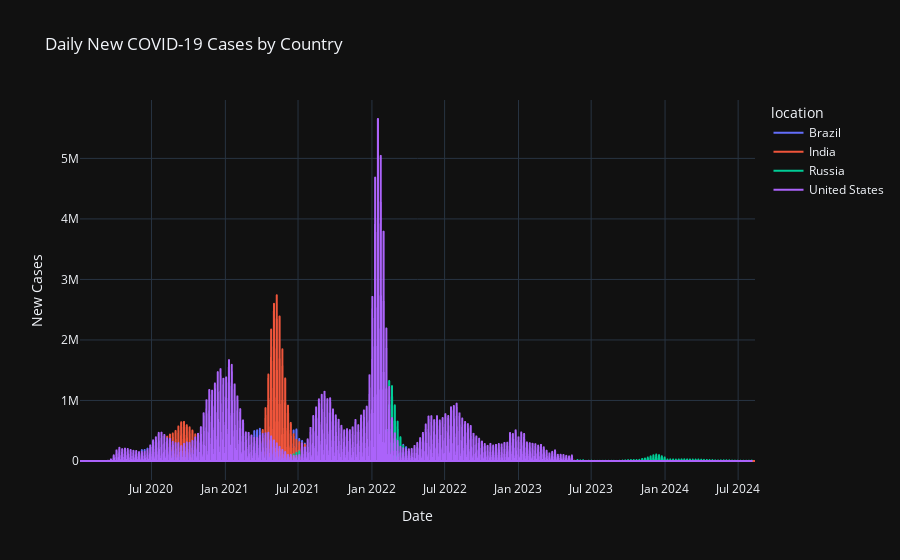

This figure's notebook cell:
### Markdown cell above
# Figure with plotly

### Code cell
fig_line = px.line(covid_df,  x="date", y="new_cases", color="location",
              title="Daily New COVID-19 Cases by Country",
              labels={"new_cases":"New Cases", "date":"Date"},
              hover_data=["total_cases", "new_deaths"])
fig_line.update_layout(template='plotly_dark')
fig_line.show()

### Figure 1 — Plotly figure (JSON) as saved in the notebook; plotly's stock layout.template omitted (floating-point values rounded to 4 significant figures; data arrays with more than 128 entries replaced by an {"elided": "..."} marker saying what was removed)
{"data": [{"customdata": {"elided": "1674x2 float values"}, "hovertemplate": "location=Brazil<br>Date=%{x}<br>New Cases=%{y}<br>total_cases=%{customdata[0]}<br>new_deaths=%{customdata[1]}<extra></extra>", "legendgroup": "Brazil", "line": {"color": "#636efa", "dash": "solid"}, "marker": {"symbol": "circle"}, "mode": "lines", "name": "Brazil", "showlegend": true, "type": "scattergl", "x": {"elided": "1674 str values"}, "xaxis": "x", "y": {"elided": "1674 float values"}, "yaxis": "y"}, {"customdata": {"elided": "1682x2 float values"}, "hovertemplate": "location=India<br>Date=%{x}<br>New Cases=%{y}<br>total_cases=%{customdata[0]}<br>new_deaths=%{customdata[1]}<extra></extra>", "legendgroup": "India", "line": {"color": "#EF553B", "dash": "solid"}, "marker": {"symbol": "circle"}, "mode": "lines", "name": "India", "showlegend": true, "type": "scattergl", "x": {"elided": "1682 str values"}, "xaxis": "x", "y": {"elided": "1682 float values"}, "yaxis": "y"}, {"customdata": {"elided": "1674x2 float values"}, "hovertemplate": "location=Russia<br>Date=%{x}<br>New Cases=%{y}<br>total_cases=%{customdata[0]}<br>new_deaths=%{customdata[1]}<extra></extra>", "legendgroup": "Russia", "line": {"color": "#00cc96", "dash": "solid"}, "marker": {"symbol": "circle"}, "mode": "lines", "name": "Russia", "showlegend": true, "type": "scattergl", "x": {"elided": "1674 str values"}, "xaxis": "x", "y": {"elided": "1674 float values"}, "yaxis": "y"}, {"customdata": {"elided": "1674x2 float values"}, "hovertemplate": "location=United States<br>Date=%{x}<br>New Cases=%{y}<br>total_cases=%{customdata[0]}<br>new_deaths=%{customdata[1]}<extra></extra>", "legendgroup": "United States", "line": {"color": "#ab63fa", "dash": "solid"}, "marker": {"symbol": "circle"}, "mode": "lines", "name": "United States", "showlegend": true, "type": "scattergl", "x": {"elided": "1674 str values"}, "xaxis": "x", "y": {"elided": "1674 float values"}, "yaxis": "y"}], "layout": {"legend": {"title": {"text": "location"}, "tracegroupgap": 0}, "title": {"text": "Daily New COVID-19 Cases by Country"}, "xaxis": {"anchor": "y", "domain": [0, 1], "title": {"text": "Date"}}, "yaxis": {"anchor": "x", "domain": [0, 1], "title": {"text": "New Cases"}}}}
